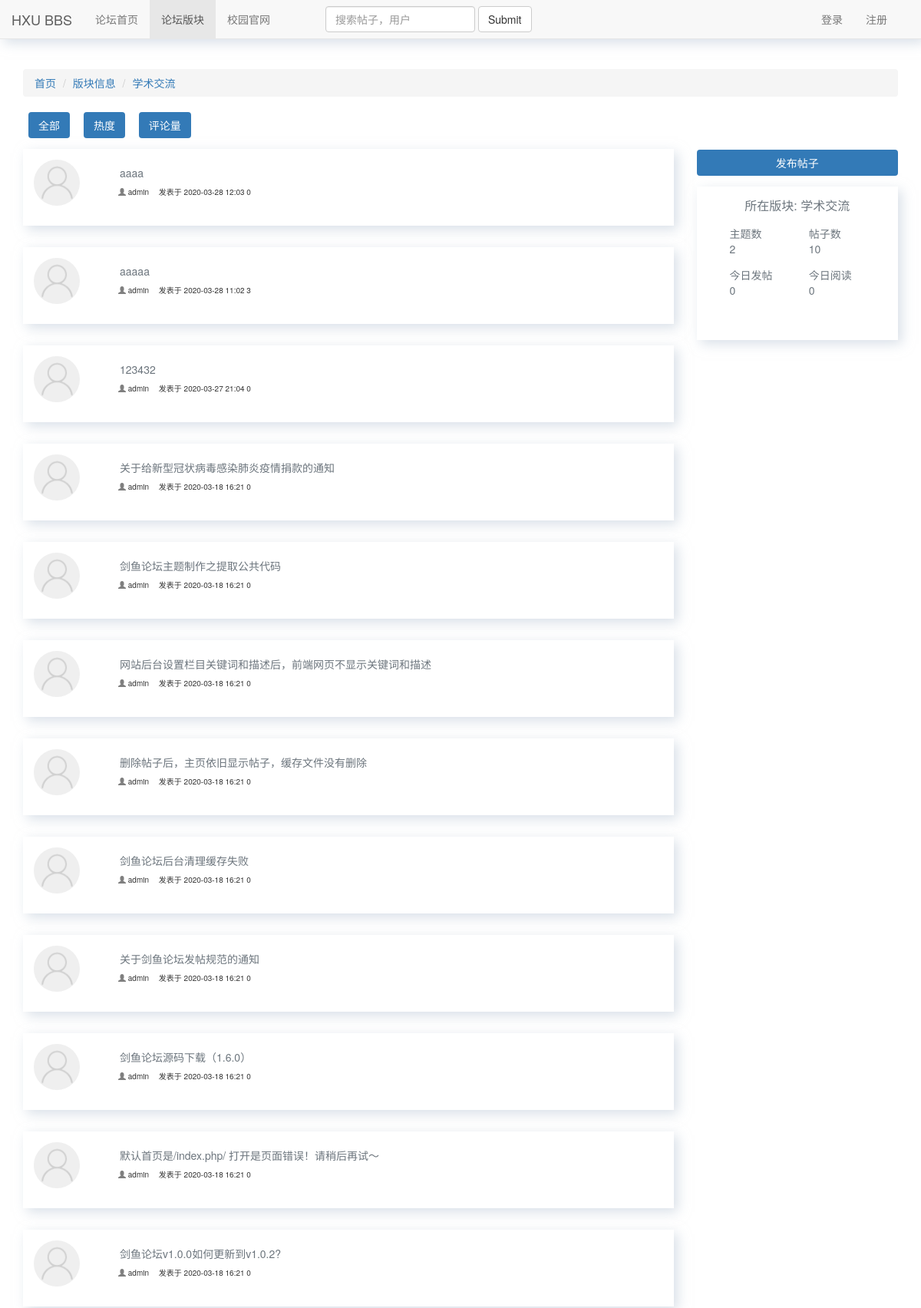
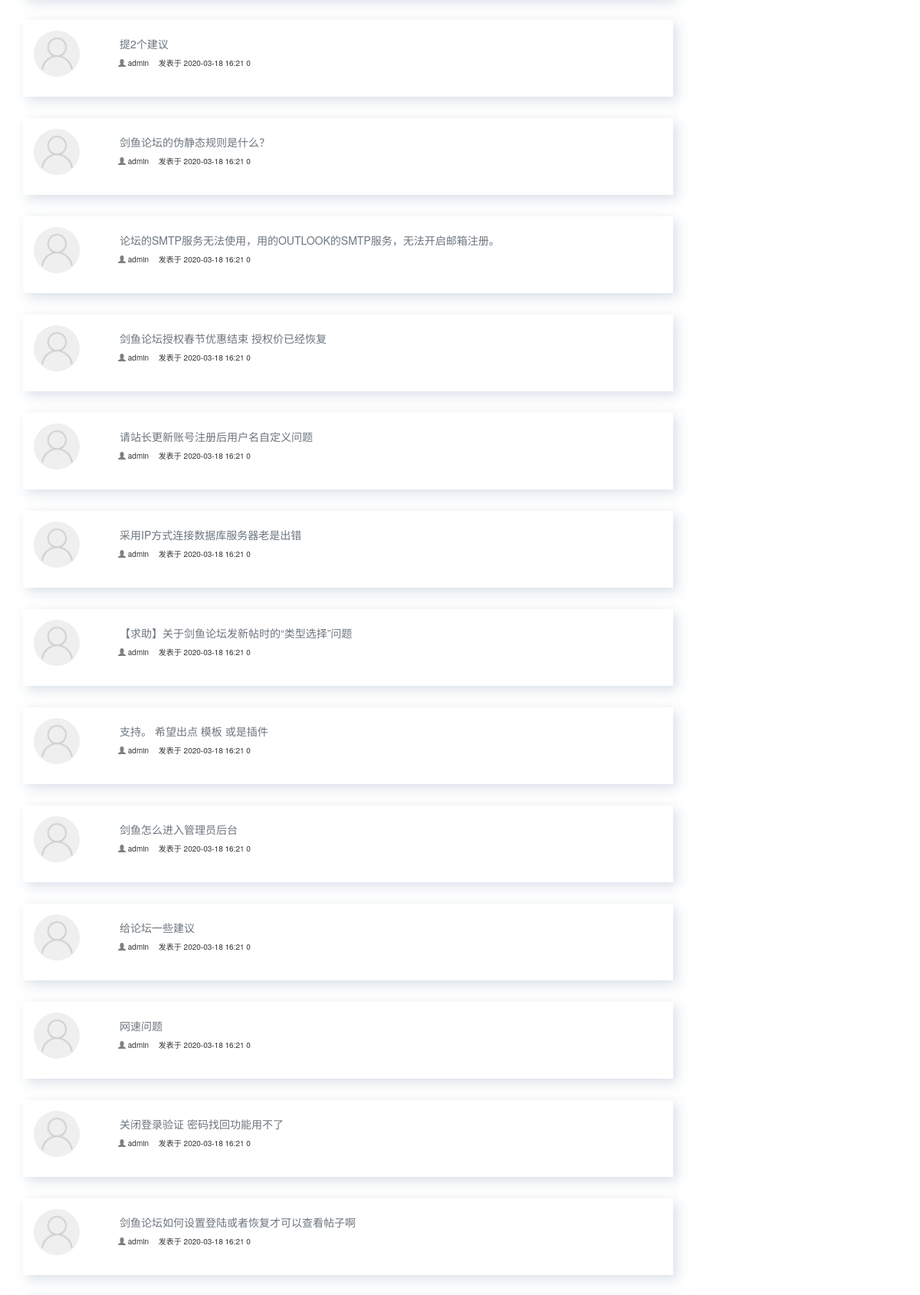
The page /categorydetail/?name=学术交流 (upper part) on the database its author committed (2 pictures, top to bottom).
### bbs/models.py (models this page shows, shortened)
class Category(models.Model):
    name = models.CharField(max_length=128, verbose_name='版块名')
    image = models.ImageField(upload_to='categoryimg', default='categoryimg/beidouqixing.png')
    brief = models.CharField(max_length=128, default='欢迎查看本版块帖子',  verbose_name='版块简介')
    post_num = models.IntegerField(default=0, verbose_name='帖子数')
    class Meta:
        verbose_name = "版块"  # 表名改成中文名
        verbose_name_plural = verbose_name

class Post(models.Model):
    title = models.CharField(max_length=128, verbose_name='标题')
    category = models.ForeignKey('Category', on_delete=models.CASCADE, verbose_name='版块')
    theme = models.ForeignKey('Theme', on_delete=models.CASCADE, default=1)
    content = RichTextUploadingField(verbose_name='帖子内容')
    author = models.ForeignKey('UserProfile', on_delete=models.CASCADE, verbose_name='作者')
    created_time = models.DateTimeField(auto_now_add=True, verbose_name='创建时间')
    modify_time = models.DateTimeField(auto_now=True, verbose_name='修改时间')
    priority = models.IntegerField(verbose_name='是否置顶',default=0)
    class Meta:
        ordering = ['-created_time']
        verbose_name = "帖子"  # 表名改成中文名
        verbose_name_plural = verbose_name
    def short_content(self):
        if len(str(self.content)) > 30:
            return '{}...'.format(str(self.content)[0:29])
        else:
            return str(self.content)
    short_content.allow_tags = True
    short_content.short_description = 'content'

class UserProfile(models.Model):
    user = models.OneToOneField(User, on_delete=models.CASCADE)
    name = models.CharField(max_length=64, verbose_name='用户名')
    signature = models.CharField(max_length=128, blank=True, null=True, verbose_name='个性签名')
    image = models.ImageField(verbose_name='头像', default='imgs/default.png')
    class Meta:
        verbose_name = "自定义用户"  # 表名改成中文名
        verbose_name_plural = verbose_name
    def __str__(self):
        return self.name

### bbs/views.py (the view)
# urls.py: path('categorydetail/', caregorydetail),
def caregorydetail(request):
    category_name = request.GET.get('name')
    category_detail = Category.objects.get(name=category_name)
    post_list = Post.objects.filter(category_id=category_detail.pk)
    return render(request, 'bbs/caregorydetail.html', locals())

### comment/templatetags/comment_tags.py (called while the page is built)
@register.simple_tag
def get_comment_count(obj):
    content_type = ContentType.objects.get_for_model(obj)
    return Comment.objects.filter(content_type=content_type, object_id=obj.id).count()

### bbs/templates/bbs/caregorydetail.html (shortened to what this page needs)
{% extends 'base.html' %}
{% load comment_tags %}
{% block category %}
active
{% endblock %}
{% block content %}
    <div class="container">
        <div class="ljdh">
            <ol class="breadcrumb">
                <li><a href="#">首页</a></li>
                <li><a href="#">版块信息</a></li>
                <li><a href="#">{{ category_name }}</a></li>
            </ol>
        </div>
        <div class="row">
            <div class="col-sm-9">
                <div class="anniu">
                    <button class="btn bg-primary">全部</button>
                    <button class="btn bg-primary">热度</button>
                    <button class="btn bg-primary">评论量</button>
                </div>
                 {% for post in post_list %}
                    <div class="card">
                        <div class="card-body">
                            <img src="/static/imgs/avatar.png" alt="" class="img-circle">
                            <h5><a href="{% url 'postdetail' post.id %}" class="text-decoration-none">{{ post.title }}</a></h5>
                            <div class="detail">
                                <span class="glyphicon glyphicon-user" style="color: #7f7f7f"></span>
                                <span> {{ post.author }}</span>
                                <span style="margin-left: 1em">发表于 {{ post.created_time|date:"Y-m-d H:i" }}</span>
                                <span> {% get_comment_count post %}</span>
                            </div>
                        </div>
                    </div>
                {% empty %}
                    这个版块还没人发帖
                {% endfor %}
            </div>
            <div class="col-md-3">
                <a  href="{% url 'publish' %}" class="btn bg-primary btn-block" style="margin-top: 3.5em">发布帖子</a>
                <div class="card cate-card">
                    <div class="card-cont">
                        <div class="card-title">所在版块: {{ category_name }}</div>
                        <div class="row" style="margin: 1em;">
                            <div class="col-md-6" style="margin-bottom: 1em">
                                <div>主题数</div>
                                <div>{{ category_detail.theme_set.count }}</div>
                            </div>
                            <div class="col-md-6" style="margin-bottom: 1em">
                                <div>帖子数</div>
                                <div>{{ category_detail.post_num }}</div>
                            </div>
                            <div class="col-md-6">
                                <div>今日发帖</div>
                                <div>0</div>
                            </div>
                            <div class="col-md-6">
                                <div>今日阅读</div>
                                <div>0</div>
                            </div>
                        </div>
                    </div>
                </div>
            </div>
        </div>
    </div>
{% endblock %}

### static/index.css (style rules this page uses)
body { padding-top: 90px; }
.card { height: 100px; background-color: #fff; box-shadow: 5px 5px 15px rgba(187, 199, 214, 0.56); margin-bottom: 2em; }
.card-body { padding: 1em; }
.card-body img { width: 60px; height: 60px; float: left; }
.card-body h5 { margin-left: 8em; }
.anniu { margin-bottom: 1em }
.anniu button { margin: 0 0.5em; }
.cate-card { height: 200px; margin-top: 1em }
.card-cont { padding: 1em; color: #6c757d; }
.card-title { text-align: center; font-size: 16px; }
.detail { margin-left: 11em; font-size: 10px; }
.text-decoration-none { color: #6c757d; text-decoration: none!important; }

### rows shown on the page
Category: name "学术交流", theme_set.count "2", post_num "10"
Post: title "aaaa", author "admin", created_time "2020-03-28 12:03", id "0"
Post: title "aaaaa", author "admin", created_time "2020-03-28 11:02", id "3"
Post: title "123432", author "admin", created_time "2020-03-27 21:04", id "0"
Post: title "关于给新型冠状病毒感染肺炎疫情捐款的通知", author "admin", created_time "2020-03-18 16:21", id "0"
Post: title "剑鱼论坛主题制作之提取公共代码", author "admin", created_time "2020-03-18 16:21", id "0"
Post: title "网站后台设置栏目关键词和描述后，前端网页不显示关键词和描述", author "admin", created_time "2020-03-18 16:21", id "0"
Post: title "删除帖子后，主页依旧显示帖子，缓存文件没有删除", author "admin", created_time "2020-03-18 16:21", id "0"
Post: title "剑鱼论坛后台清理缓存失败", author "admin", created_time "2020-03-18 16:21", id "0"
Post: title "关于剑鱼论坛发帖规范的通知", author "admin", created_time "2020-03-18 16:21", id "0"
Post: title "剑鱼论坛源码下载（1.6.0）", author "admin", created_time "2020-03-18 16:21", id "0"
Post: title "默认首页是/index.php/ 打开是页面错误！请稍后再试～", author "admin", created_time "2020-03-18 16:21", id "0"
Post: title "剑鱼论坛v1.0.0如何更新到v1.0.2?", author "admin", created_time "2020-03-18 16:21", id "0"
Post: title "提2个建议", author "admin", created_time "2020-03-18 16:21", id "0"
Post: title "剑鱼论坛的伪静态规则是什么？", author "admin", created_time "2020-03-18 16:21", id "0"
Post: title "论坛的SMTP服务无法使用，用的OUTLOOK的SMTP服务，无法开启邮箱注册。", author "admin", created_time "2020-03-18 16:21", id "0"
Post: title "剑鱼论坛授权春节优惠结束 授权价已经恢复", author "admin", created_time "2020-03-18 16:21", id "0"
Post: title "请站长更新账号注册后用户名自定义问题", author "admin", created_time "2020-03-18 16:21", id "0"
Post: title "采用IP方式连接数据库服务器老是出错", author "admin", created_time "2020-03-18 16:21", id "0"
Post: title "【求助】关于剑鱼论坛发新帖时的“类型选择”问题", author "admin", created_time "2020-03-18 16:21", id "0"
Post: title "支持。 希望出点 模板 或是插件", author "admin", created_time "2020-03-18 16:21", id "0"
Post: title "剑鱼怎么进入管理员后台", author "admin", created_time "2020-03-18 16:21", id "0"
Post: title "给论坛一些建议", author "admin", created_time "2020-03-18 16:21", id "0"
Post: title "网速问题", author "admin", created_time "2020-03-18 16:21", id "0"
Post: title "关闭登录验证 密码找回功能用不了", author "admin", created_time "2020-03-18 16:21", id "0"
Post: title "剑鱼论坛如何设置登陆或者恢复才可以查看帖子啊", author "admin", created_time "2020-03-18 16:21", id "0"
